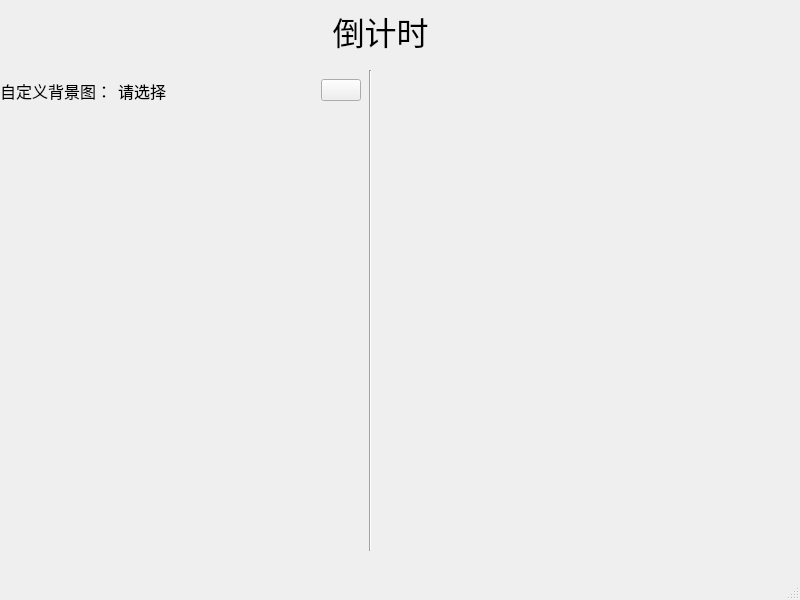
<?xml version="1.0" encoding="UTF-8"?>
<ui version="4.0">
 <class>CountDown</class>
 <widget class="QMainWindow" name="CountDown">
  <property name="geometry">
   <rect>
    <x>0</x>
    <y>0</y>
    <width>800</width>
    <height>600</height>
   </rect>
  </property>
  <property name="windowTitle">
   <string>倒计时 by ChenXu&amp;Xiaoyuan</string>
  </property>
  <property name="windowIcon">
   <iconset>
    <normaloff>../countdown.ico</normaloff>../countdown.ico</iconset>
  </property>
  <widget class="QWidget" name="centralwidget">
   <widget class="QLabel" name="label">
    <property name="geometry">
     <rect>
      <x>270</x>
      <y>10</y>
      <width>221</width>
      <height>41</height>
     </rect>
    </property>
    <property name="font">
     <font>
      <pointsize>24</pointsize>
     </font>
    </property>
    <property name="mouseTracking">
     <bool>false</bool>
    </property>
    <property name="frameShape">
     <enum>QFrame::NoFrame</enum>
    </property>
    <property name="frameShadow">
     <enum>QFrame::Plain</enum>
    </property>
    <property name="text">
     <string>倒计时</string>
    </property>
    <property name="alignment">
     <set>Qt::AlignCenter</set>
    </property>
    <property name="wordWrap">
     <bool>false</bool>
    </property>
    <property name="margin">
     <number>0</number>
    </property>
   </widget>
   <widget class="Line" name="line">
    <property name="geometry">
     <rect>
      <x>360</x>
      <y>70</y>
      <width>21</width>
      <height>481</height>
     </rect>
    </property>
    <property name="orientation">
     <enum>Qt::Vertical</enum>
    </property>
   </widget>
   <widget class="QWidget" name="horizontalLayoutWidget">
    <property name="geometry">
     <rect>
      <x>0</x>
      <y>70</y>
      <width>361</width>
      <height>41</height>
     </rect>
    </property>
    <layout class="QHBoxLayout" name="horizontalLayout">
     <item>
      <widget class="QLabel" name="label_2">
       <property name="font">
        <font>
         <pointsize>12</pointsize>
        </font>
       </property>
       <property name="text">
        <string>自定义背景图：</string>
       </property>
      </widget>
     </item>
     <item>
      <widget class="QLabel" name="lb_diy_pic_path">
       <property name="font">
        <font>
         <pointsize>12</pointsize>
        </font>
       </property>
       <property name="text">
        <string>请选择</string>
       </property>
      </widget>
     </item>
     <item>
      <spacer name="horizontalSpacer">
       <property name="orientation">
        <enum>Qt::Horizontal</enum>
       </property>
       <property name="sizeHint" stdset="0">
        <size>
         <width>40</width>
         <height>20</height>
        </size>
       </property>
      </spacer>
     </item>
     <item>
      <widget class="QPushButton" name="pushButton">
       <property name="autoFillBackground">
        <bool>false</bool>
       </property>
       <property name="styleSheet">
        <string notr="true"/>
       </property>
       <property name="inputMethodHints">
        <set>Qt::ImhNone</set>
       </property>
       <property name="text">
        <string/>
       </property>
       <property name="icon">
        <iconset>
         <normaloff>resource/upload.svg</normaloff>resource/upload.svg</iconset>
       </property>
       <property name="autoDefault">
        <bool>false</bool>
       </property>
       <property name="default">
        <bool>false</bool>
       </property>
       <property name="flat">
        <bool>false</bool>
       </property>
      </widget>
     </item>
    </layout>
   </widget>
  </widget>
  <widget class="QMenuBar" name="menubar">
   <property name="geometry">
    <rect>
     <x>0</x>
     <y>0</y>
     <width>800</width>
     <height>22</height>
    </rect>
   </property>
  </widget>
  <widget class="QStatusBar" name="statusbar"/>
  <action name="action">
   <property name="text">
    <string>使用说明</string>
   </property>
   <property name="toolTip">
    <string>使用说明</string>
   </property>
  </action>
 </widget>
 <resources/>
 <connections/>
</ui>
